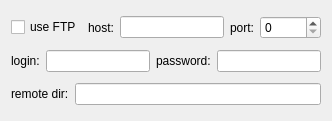
            <widget class="QWidget" name="page2">
             <property name="geometry">
              <rect>
               <x>0</x>
               <y>0</y>
               <width>332</width>
               <height>121</height>
              </rect>
             </property>
             <attribute name="label">
              <string>FTP</string>
             </attribute>
             <layout class="QGridLayout">
              <item row="1" column="0">
               <layout class="QHBoxLayout">
                <item>
                 <layout class="QHBoxLayout">
                  <item>
                   <widget class="QLabel" name="lblLogin">
                    <property name="text">
                     <string>login:</string>
                    </property>
                    <property name="wordWrap">
                     <bool>false</bool>
                    </property>
                   </widget>
                  </item>
                  <item>
                   <widget class="QLineEdit" name="editLogin"/>
                  </item>
                 </layout>
                </item>
                <item>
                 <layout class="QHBoxLayout">
                  <item>
                   <widget class="QLabel" name="lblLogin_2">
                    <property name="text">
                     <string>password:</string>
                    </property>
                    <property name="wordWrap">
                     <bool>false</bool>
                    </property>
                   </widget>
                  </item>
                  <item>
                   <widget class="QLineEdit" name="editPassword">
                    <property name="acceptDrops">
                     <bool>false</bool>
                    </property>
                    <property name="echoMode">
                     <enum>QLineEdit::Password</enum>
                    </property>
                   </widget>
                  </item>
                 </layout>
                </item>
               </layout>
              </item>
              <item row="0" column="0">
               <layout class="QHBoxLayout">
                <item>
                 <widget class="QCheckBox" name="cbUseFtp">
                  <property name="text">
                   <string>use FTP</string>
                  </property>
                 </widget>
                </item>
                <item>
                 <layout class="QHBoxLayout">
                  <item>
                   <widget class="QLabel" name="lblHost">
                    <property name="text">
                     <string>host:</string>
                    </property>
                    <property name="wordWrap">
                     <bool>false</bool>
                    </property>
                   </widget>
                  </item>
                  <item>
                   <widget class="QLineEdit" name="editHost"/>
                  </item>
                 </layout>
                </item>
                <item>
                 <layout class="QHBoxLayout">
                  <item>
                   <widget class="QLabel" name="lblPort">
                    <property name="text">
                     <string>port:</string>
                    </property>
                    <property name="wordWrap">
                     <bool>false</bool>
                    </property>
                   </widget>
                  </item>
                  <item>
                   <widget class="QSpinBox" name="spinPort">
                    <property name="buttonSymbols">
                     <enum>QAbstractSpinBox::UpDownArrows</enum>
                    </property>
                    <property name="maximum">
                     <number>65535</number>
                    </property>
                   </widget>
                  </item>
                 </layout>
                </item>
               </layout>
              </item>
              <item row="2" column="0">
               <layout class="QHBoxLayout">
                <item>
                 <widget class="QLabel" name="lblHost_2">
                  <property name="text">
                   <string>remote dir:</string>
                  </property>
                  <property name="wordWrap">
                   <bool>false</bool>
                  </property>
                 </widget>
                </item>
                <item>
                 <widget class="QLineEdit" name="editRDir"/>
                </item>
               </layout>
              </item>
             </layout>
            </widget>
